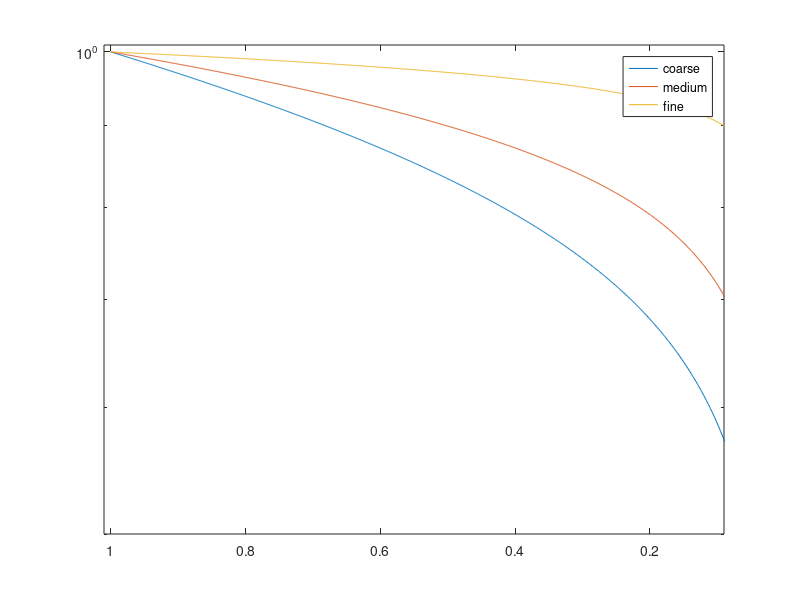

Write the MATLAB code that produced this figure.
clear
% fine sandy F10
% calculate k_vr_c

delta_a=2e-3;
r_0=1e-4;


K_vr_1=[];

for theta_1=0:0.001:1
    
    r_p=0.7e-3;
    
    k_vr_1=1/(1+(r_0/delta_a+r_p/delta_a)*(1/(2*sqrt(theta_1))-sqrt(theta_1)+0.5));
    K_vr_1=[K_vr_1,k_vr_1];

end

K_vr_2=[];
for theta_2=0:0.001:1
    
    r_p=0.35e-3;
    
    k_vr_2=1/(1+(r_0/delta_a+r_p/delta_a)*(1/(2*sqrt(theta_2))-sqrt(theta_2)+0.5));
    K_vr_2=[K_vr_2,k_vr_2];

end

K_vr_3=[];
for theta_3=0:0.001:1
    
    r_p=0.2e-4;
    
    k_vr_3=1/(1+(r_0/delta_a+r_p/delta_a)*(1/(2*sqrt(theta_3))-sqrt(theta_3)+0.5));
    K_vr_3=[K_vr_3,k_vr_3];

end


n=0:0.001:1;

semilogy (n,K_vr_1);
hold on;
semilogy (n,K_vr_2);
hold on;
semilogy (n,K_vr_3);
legend('coarse','medium','fine');

xlim([0.09 1.01]);
ylim([0.5 1.01]);
set(gca,'XDir','reverse');      